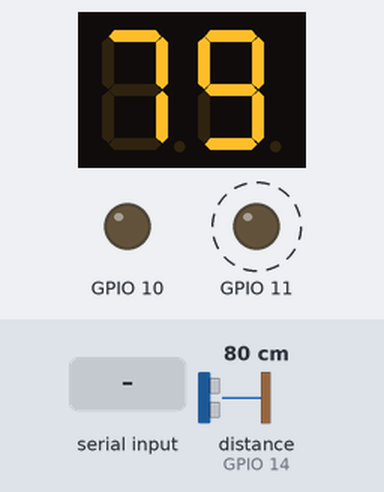
A sketch run on a simulated ESP32. On the bench: 2-digit seven-segment display, output pins drawn as LEDs (lit = HIGH). Wiring (inferred from the names in the program): ultrasonic range finder: trigger GPIO 15; echo GPIO 14; 2-digit 7-segment display, segments lit when HIGH: segments GPIO 22, GPIO 21, GPIO 20, GPIO 19, GPIO 18, GPIO 17, GPIO 16, GPIO 26; digit selects GPIO 27, GPIO 28. Dashed ring = blinking. Inputs (shaded band) come from the test bench; at power-on: distance to the obstacle (sensor on GPIO 14) 80 cm. The echo pulse lasts 58.3 µs per cm; EEPROM starts erased; the segment pins are drawn as the display they are named for; pins used as bus, display or sensor lines are not drawn; what the sketch prints to the serial monitor is not drawn.

Above: at 1.2 s.
1.3 s: distance to the obstacle (sensor on GPIO 14) set to 2 cm
At 4.2 s:
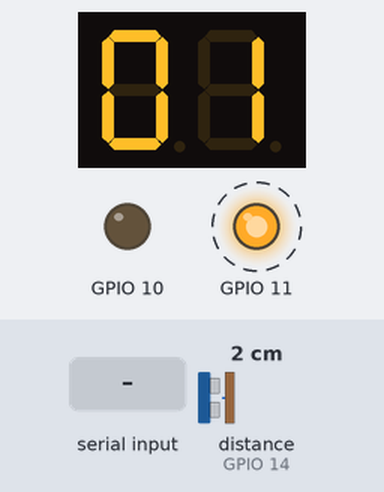
4.3 s: "1" received over Serial
At 4.9 s:
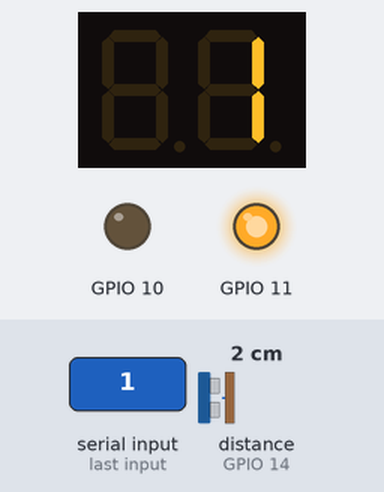
5.9 s: distance to the obstacle (sensor on GPIO 14) set to 4 cm
At 6.27 s:
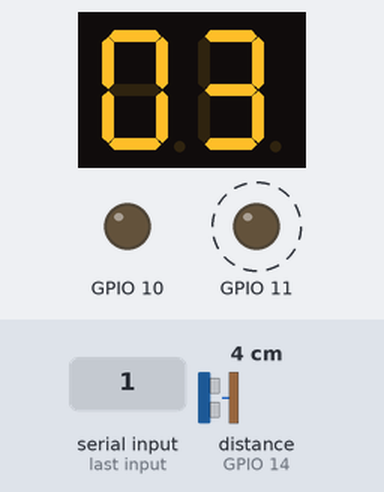
7.5 s: "0" received over Serial
At 8.3 s:
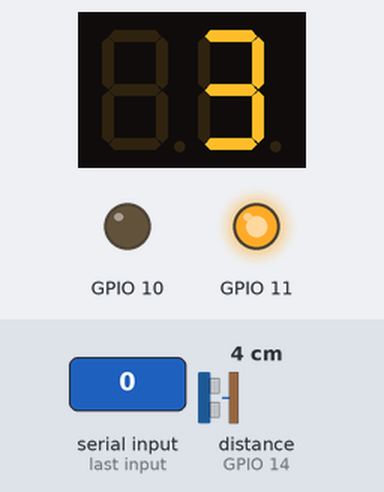
9.1 s: distance to the obstacle (sensor on GPIO 14) set to 9 cm
At 9.53 s:
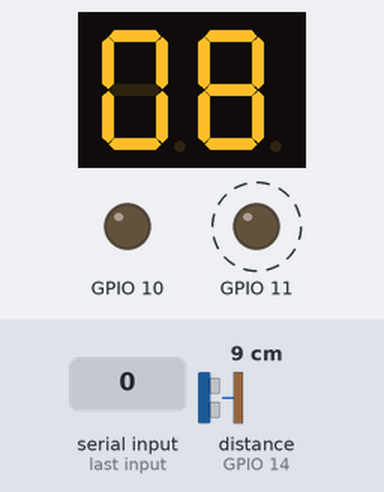
10.8 s: "2" received over Serial
At 11.6 s:
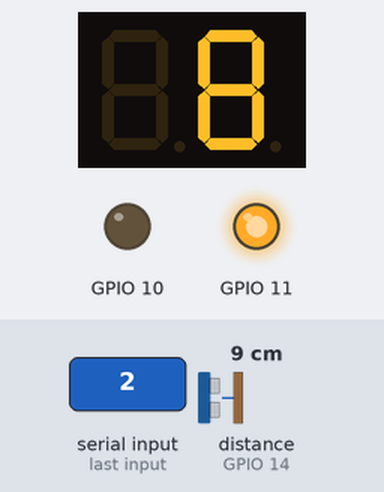
Timing chart, 0 to 13.4 s (numbered marks = the images above; inputs shaded):
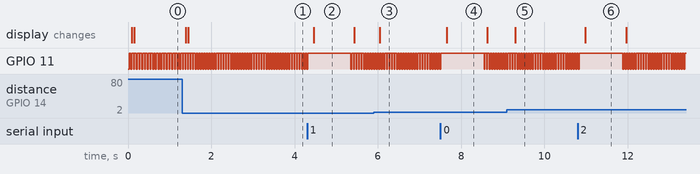

The sketch:

sketch_not_cleaned.ino
```cpp
#include <EEPROM.h>
#define SERIAL_BUFFER_SIZE 4096

byte data[SERIAL_BUFFER_SIZE];

enum PAYLOAD_HELPER : byte
{
  GET_DISTANCE_CAPTED =   0,
  SEND_TEXT =             1,
  GET_LIMIT_DISTANCE =    2,
  SET_LIMIT_DISTANCE =    3
};

int address_b1 = 0x0;
int address_b2 = 0x1;
int address_b3 = 0x2;
int address_b4 = 0x3;

uint32_t current_distance_limit = 870;
/*
 * Code d'exemple pour un capteur à ultrasons HC-SR04.
 https://www.carnetdumaker.net/articles/mesurer-une-distance-avec-un-capteur-ultrason-hc-sr04-et-une-carte-arduino-genuino/
 */

/* Constantes pour les broches */
const byte TRIGGER_PIN = 15; // Broche TRIGGER
const byte ECHO_PIN = 14;    // Broche ECHO

//DEMANDER SI ON PEUT SEPARER AFFICHEURS AU PROF

/* Constantes pour le timeout */
const unsigned long MEASURE_TIMEOUT = 25000UL; // 25ms = ~8m à 340m/s

/* Vitesse du son dans l'air en mm/us */
const float SOUND_SPEED = 340.0 / 1000;

//https://www.carnetdumaker.net/articles/utiliser-un-afficheur-7-segments-avec-une-carte-arduino-genuino/
//https://forum.arduino.cc/t/convert-a-float-to-a-series-of-bytes/176165/2

const byte ALIM_SEG_1 = 27;//PIN32 GP27 ALIM1
const byte ALIM_SEG_2 = 28;//PIN34 GP28 ALIM2

const byte PIN_SEGMENT_A = 22;// NUM GPIO PAS NUM PIN
const byte PIN_SEGMENT_B = 21;
const byte PIN_SEGMENT_C = 20;
const byte PIN_SEGMENT_D = 19;
const byte PIN_SEGMENT_E = 18;
const byte PIN_SEGMENT_F = 17;
const byte PIN_SEGMENT_G = 16;
const byte PIN_SEGMENT_DP = 26;


const byte LUT_ETATS_SEGMENTS[] =
{
  0b00111111,
  0b00000110,
  0b01011011,
  0b01001111,
  0b01100110,
  0b01101101,
  0b01111101,
  0b00000111,
  0b01111111,
  0b01101111,
  0b01110111,
  0b01111100,
  0b00111001,
  0b01011110,
  0b01111001,
  0b01110001
};


void affiche_chiffre_7seg(byte chiffre, byte dp)
{
  /* Simple sécurité */
  if (chiffre > 15)
    return; // Accepte uniquement des valeurs de 0 à 15.

  /* Conversion chiffre -> états des segments */
  byte segments = LUT_ETATS_SEGMENTS[chiffre];

  digitalWrite(PIN_SEGMENT_A, bitRead(segments, 0));
  digitalWrite(PIN_SEGMENT_B, bitRead(segments, 1));
  digitalWrite(PIN_SEGMENT_C, bitRead(segments, 2));
  digitalWrite(PIN_SEGMENT_D, bitRead(segments, 3));
  digitalWrite(PIN_SEGMENT_E, bitRead(segments, 4));
  digitalWrite(PIN_SEGMENT_F, bitRead(segments, 5));
  digitalWrite(PIN_SEGMENT_G, bitRead(segments, 6));
  digitalWrite(PIN_SEGMENT_DP, dp);
}

int parse_mm(int mm_received)
{
  int cm = mm_received / 10;
  if(cm < 100)
  {
    int dizaine = cm / 10;
    int unite = cm - (dizaine * 10);
    affiche_chiffre_7seg(dizaine , 0);
    digitalWrite(27, LOW);
    digitalWrite(28, HIGH);
    delay(20);//25
    affiche_chiffre_7seg(unite , 0);
    digitalWrite(27, HIGH);
    digitalWrite(28, LOW);
  }
  if(cm >= 100)
  {
    int unite = cm / 100;//M
    int reste = (cm % 100) /10;
    affiche_chiffre_7seg(unite , 1);
    digitalWrite(27, LOW);
    digitalWrite(28, HIGH);
    delay(20);//25
    affiche_chiffre_7seg(reste , 0);
    digitalWrite(27, HIGH);
    digitalWrite(28, LOW);
  }
  return 0;
}
/** Fonction setup() */
void setup()
{

  /* Initialise le port série */
  Serial.begin(115200);
  EEPROM.begin(512);
  pinMode(10, OUTPUT);
  pinMode(11, OUTPUT);

  pinMode(22 ,OUTPUT);//POINT? 29 : GP22
  pinMode(16, OUTPUT);//21 : GP16
  digitalWrite(16, HIGH);

  pinMode(27, OUTPUT);// PIN32 GP27 ALIM1 = AFFICHER 1
  digitalWrite(27, LOW);

  pinMode(28, OUTPUT);// PIN34 GP28 ALIM2 = AFFICHER 2
  digitalWrite(28, HIGH);

  pinMode(PIN_SEGMENT_A, OUTPUT);
  digitalWrite(PIN_SEGMENT_A, HIGH);
  pinMode(PIN_SEGMENT_B, OUTPUT);
  digitalWrite(PIN_SEGMENT_B, HIGH);
  pinMode(PIN_SEGMENT_C, OUTPUT);
  digitalWrite(PIN_SEGMENT_C, HIGH);
  pinMode(PIN_SEGMENT_D, OUTPUT);
  digitalWrite(PIN_SEGMENT_D, HIGH);
  pinMode(PIN_SEGMENT_E, OUTPUT);
  digitalWrite(PIN_SEGMENT_E, HIGH);
  pinMode(PIN_SEGMENT_F, OUTPUT);
  digitalWrite(PIN_SEGMENT_F, HIGH);
  pinMode(PIN_SEGMENT_G, OUTPUT);
  digitalWrite(PIN_SEGMENT_G, HIGH);
  pinMode(PIN_SEGMENT_DP, OUTPUT);
  digitalWrite(PIN_SEGMENT_DP, HIGH);

  /* Initialise les broches */
  pinMode(TRIGGER_PIN, OUTPUT);
  digitalWrite(TRIGGER_PIN, LOW); // La broche TRIGGER doit être à LOW au repos
  pinMode(ECHO_PIN, INPUT);

  digitalWrite(10, LOW);
  digitalWrite(11, LOW);

  get_limit_distance();
}

/** Fonction loop() */
void loop()
{
  /* 1. Lance une mesure de distance en envoyant une impulsion HIGH de 10µs sur la broche TRIGGER */

  digitalWrite(TRIGGER_PIN, HIGH);
  delayMicroseconds(10);
  digitalWrite(TRIGGER_PIN, LOW);

  /* 2. Mesure le temps entre l'envoi de l'impulsion ultrasonique et son écho (si il existe) */
  long measure = pulseIn(ECHO_PIN, HIGH, MEASURE_TIMEOUT);

  /* 3. Calcul la distance à partir du temps mesuré */
  float distance_mm = measure / 2.0 * SOUND_SPEED;

  /* Affiche les résultats en mm, cm et m */

  /*Serial.print(F("Distance: "));
  Serial.print(distance_mm);
  Serial.print(F("mm ("));
  Serial.print(distance_mm / 10.0, 2);
  Serial.print(F("cm, "));
  Serial.print(distance_mm / 1000.0, 2);
  Serial.println(F("m)"));

  Serial.println(distance_mm);*/

  if(distance_mm <= current_distance_limit)
  {
    digitalWrite(10, LOW); //ROUGE
    digitalWrite(11, HIGH);  //VERTE
    digitalWrite(11, LOW);  //VERTE
    delay(20);//25
    digitalWrite(11, HIGH);  //VERTE
  }
  else
  {
    digitalWrite(10, HIGH);
    digitalWrite(11, LOW);
  }

  parse_mm(distance_mm);

  if(Serial.available() > 0)
  {
    int rlen = Serial.readBytes(data, 4096);
    PAYLOAD_HELPER payload_type = (PAYLOAD_HELPER)data[0];

    switch(payload_type)
    {
      case SEND_TEXT:
        send_text_serial_port("Arduino");
        break;

      case SET_LIMIT_DISTANCE:
        set_limit_distance(new byte[4]{data[4], data[3], data[2], data[1]});
        break;

      case GET_LIMIT_DISTANCE:
        get_current_limit_distance();
        break;
    }
     memset(data, 0, SERIAL_BUFFER_SIZE);
  }
  get_current_limit_distance();
  delay(20);//25
  send_mm_distance(distance_mm);
}

int send_mm_distance(int mm_distance)
{
  byte buffer_return[9];
  buffer_return[0] = GET_DISTANCE_CAPTED;
  buffer_return[1] = (mm_distance >> 24) & 0xFF;
  buffer_return[2] = (mm_distance >> 16) & 0xFF;
  buffer_return[3] = (mm_distance >> 8) & 0xFF;
  buffer_return[4] = (mm_distance >> 0) & 0xFF;

  Serial.write(buffer_return, 9);
  Serial.flush();

  return 9;
}

void set_limit_distance(byte new_distance[4])
{
  EEPROM.write(address_b1, new_distance[0]);
  EEPROM.write(address_b2, new_distance[1]);
  EEPROM.write(address_b3, new_distance[2]);
  EEPROM.write(address_b4, new_distance[3]);
  EEPROM.commit();
  get_limit_distance();
}

void get_limit_distance()
{
  current_distance_limit = (uint32_t) EEPROM.read(address_b1) << 24;
  current_distance_limit |=  (uint32_t) EEPROM.read(address_b2) << 16;
  current_distance_limit |= (uint32_t) EEPROM.read(address_b3) << 8;
  current_distance_limit |= (uint32_t) EEPROM.read(address_b4);

  get_current_limit_distance();
}

int get_current_limit_distance()
{
  byte buffer_return[5];
  buffer_return[0] = GET_LIMIT_DISTANCE;
  buffer_return[1] = (current_distance_limit >> 24) & 0xFF;
  buffer_return[2] = (current_distance_limit >> 16) & 0xFF;
  buffer_return[3] = (current_distance_limit >> 8) & 0xFF;
  buffer_return[4] = (current_distance_limit >> 0) & 0xFF;

  Serial.write(buffer_return, 5);
  Serial.flush();

  return 5;
}

int send_text_serial_port(String text)
{
    int buffer_return_size = 2 + text.length();

    int buffer_string_size = text.length() + 1;

    byte buffer_return[buffer_return_size];

    byte buffer_string[buffer_string_size];

    text.getBytes(buffer_string, buffer_string_size);

    buffer_return[0] = SEND_TEXT;

    for(int i = 0; i < buffer_string_size ; i++)
       buffer_return[i + 1] = buffer_string[i];

    Serial.write(buffer_return, buffer_return_size);
    Serial.flush();
    return buffer_return_size;
}
```

Measured:
- after the input at 1.3 s, the display: first changes after 0.09 s (image 1 shows a later state)
- after the input at 4.3 s, the display: changes after 0.16 s (image 2)
- after the input at 5.9 s, the display: changes after 0.15 s (image 3)
- after the input at 7.5 s, the display: changes after 0.16 s (image 4)
- after the input at 9.1 s, the display: changes after 0.20 s (image 5)
- after the input at 10.8 s, the display: changes after 0.18 s (image 6)
- by itself, GPIO 11: alternates HIGH for 0.04 s and LOW for 0.02 s
